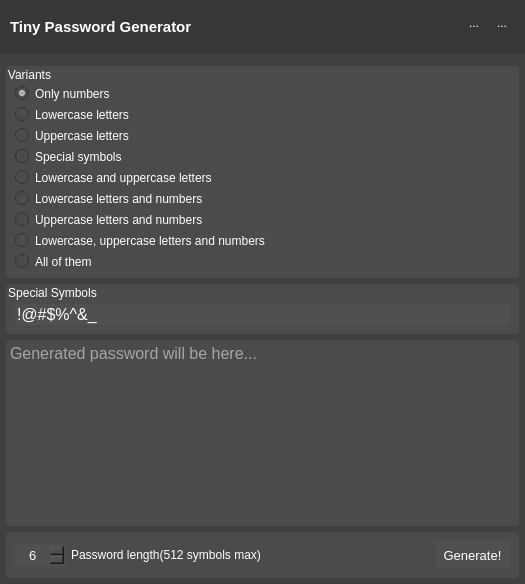
<?xml version="1.0" encoding="UTF-8"?>
<ui version="4.0">
 <class>MainWindow</class>
 <widget class="QMainWindow" name="MainWindow">
  <property name="enabled">
   <bool>true</bool>
  </property>
  <property name="geometry">
   <rect>
    <x>0</x>
    <y>0</y>
    <width>525</width>
    <height>584</height>
   </rect>
  </property>
  <property name="font">
   <font>
    <stylestrategy>PreferDefault</stylestrategy>
   </font>
  </property>
  <property name="contextMenuPolicy">
   <enum>Qt::NoContextMenu</enum>
  </property>
  <property name="windowTitle">
   <string/>
  </property>
  <property name="windowIcon">
   <iconset resource="../TinyPasswordGenerator.qrc">
    <normaloff>:/res/app.ico</normaloff>:/res/app.ico</iconset>
  </property>
  <property name="autoFillBackground">
   <bool>false</bool>
  </property>
  <property name="styleSheet">
   <string notr="true">background-color: rgb(64, 64, 64);
color: rgb(255, 255, 255);
border-style: none;</string>
  </property>
  <widget class="QWidget" name="_center_widget">
   <layout class="QVBoxLayout" name="_center_layout">
    <property name="leftMargin">
     <number>0</number>
    </property>
    <property name="topMargin">
     <number>0</number>
    </property>
    <property name="rightMargin">
     <number>0</number>
    </property>
    <property name="bottomMargin">
     <number>0</number>
    </property>
    <item>
     <widget class="QWidget" name="_header_widget" native="true">
      <property name="minimumSize">
       <size>
        <width>0</width>
        <height>36</height>
       </size>
      </property>
      <property name="maximumSize">
       <size>
        <width>16777215</width>
        <height>60</height>
       </size>
      </property>
      <layout class="QVBoxLayout" name="_header_layout">
       <property name="spacing">
        <number>0</number>
       </property>
       <property name="leftMargin">
        <number>0</number>
       </property>
       <property name="topMargin">
        <number>0</number>
       </property>
       <property name="rightMargin">
        <number>0</number>
       </property>
       <property name="bottomMargin">
        <number>0</number>
       </property>
       <item>
        <widget class="QWidget" name="_toolbar" native="true">
         <property name="minimumSize">
          <size>
           <width>0</width>
           <height>0</height>
          </size>
         </property>
         <property name="maximumSize">
          <size>
           <width>16777215</width>
           <height>16777215</height>
          </size>
         </property>
         <property name="font">
          <font>
           <family>Segoe UI</family>
          </font>
         </property>
         <property name="styleSheet">
          <string notr="true">background-color: rgb(55, 55, 55);
border-style: none;
</string>
         </property>
         <layout class="QHBoxLayout" name="_toolbar_layout">
          <property name="spacing">
           <number>0</number>
          </property>
          <property name="leftMargin">
           <number>0</number>
          </property>
          <property name="topMargin">
           <number>0</number>
          </property>
          <property name="rightMargin">
           <number>0</number>
          </property>
          <property name="bottomMargin">
           <number>0</number>
          </property>
          <item>
           <spacer name="_sizer1">
            <property name="orientation">
             <enum>Qt::Horizontal</enum>
            </property>
            <property name="sizeType">
             <enum>QSizePolicy::Fixed</enum>
            </property>
            <property name="sizeHint" stdset="0">
             <size>
              <width>10</width>
              <height>20</height>
             </size>
            </property>
           </spacer>
          </item>
          <item>
           <widget class="QLabel" name="_header_lbl1">
            <property name="font">
             <font>
              <family>Segoe UI</family>
              <pointsize>11</pointsize>
              <weight>75</weight>
              <bold>true</bold>
              <stylestrategy>PreferAntialias</stylestrategy>
             </font>
            </property>
            <property name="text">
             <string>Tiny Password Generator</string>
            </property>
           </widget>
          </item>
          <item>
           <spacer name="_sizer0">
            <property name="orientation">
             <enum>Qt::Horizontal</enum>
            </property>
            <property name="sizeType">
             <enum>QSizePolicy::Expanding</enum>
            </property>
            <property name="sizeHint" stdset="0">
             <size>
              <width>100</width>
              <height>20</height>
             </size>
            </property>
           </spacer>
          </item>
          <item>
           <widget class="QWidget" name="_window_ctrl_widget" native="true">
            <property name="styleSheet">
             <string notr="true"/>
            </property>
            <layout class="QVBoxLayout" name="_sys_btn_layout">
             <item>
              <widget class="QWidget" name="_window_btn_widget" native="true">
               <property name="styleSheet">
                <string notr="true"/>
               </property>
               <layout class="QHBoxLayout" name="_sys_layout">
                <property name="spacing">
                 <number>2</number>
                </property>
                <property name="leftMargin">
                 <number>1</number>
                </property>
                <property name="topMargin">
                 <number>1</number>
                </property>
                <property name="rightMargin">
                 <number>1</number>
                </property>
                <property name="bottomMargin">
                 <number>1</number>
                </property>
                <item>
                 <widget class="QToolButton" name="_minimize_btn">
                  <property name="minimumSize">
                   <size>
                    <width>26</width>
                    <height>26</height>
                   </size>
                  </property>
                  <property name="text">
                   <string>...</string>
                  </property>
                  <property name="icon">
                   <iconset resource="../TinyPasswordGenerator.qrc">
                    <normaloff>:/res/minimize.png</normaloff>:/res/minimize.png</iconset>
                  </property>
                  <property name="iconSize">
                   <size>
                    <width>20</width>
                    <height>20</height>
                   </size>
                  </property>
                 </widget>
                </item>
                <item>
                 <widget class="QToolButton" name="_close_btn">
                  <property name="minimumSize">
                   <size>
                    <width>26</width>
                    <height>26</height>
                   </size>
                  </property>
                  <property name="text">
                   <string>...</string>
                  </property>
                  <property name="icon">
                   <iconset resource="../TinyPasswordGenerator.qrc">
                    <normaloff>:/res/close.png</normaloff>:/res/close.png</iconset>
                  </property>
                  <property name="iconSize">
                   <size>
                    <width>20</width>
                    <height>20</height>
                   </size>
                  </property>
                 </widget>
                </item>
               </layout>
              </widget>
             </item>
             <item>
              <spacer name="_wnd_ctrl_spacer">
               <property name="orientation">
                <enum>Qt::Vertical</enum>
               </property>
               <property name="sizeHint" stdset="0">
                <size>
                 <width>20</width>
                 <height>40</height>
                </size>
               </property>
              </spacer>
             </item>
            </layout>
           </widget>
          </item>
         </layout>
        </widget>
       </item>
      </layout>
     </widget>
    </item>
    <item>
     <widget class="QWidget" name="_working_widget" native="true">
      <layout class="QVBoxLayout" name="_working_layout">
       <property name="leftMargin">
        <number>6</number>
       </property>
       <property name="topMargin">
        <number>6</number>
       </property>
       <property name="rightMargin">
        <number>6</number>
       </property>
       <property name="bottomMargin">
        <number>6</number>
       </property>
       <item>
        <widget class="QGroupBox" name="_variants_group">
         <property name="styleSheet">
          <string notr="true">background-color: rgb(75, 75, 75);
color: rgb(255, 255, 255);
border-style: solid;
border-radius: 4px;</string>
         </property>
         <property name="title">
          <string>Variants</string>
         </property>
         <layout class="QVBoxLayout" name="_variants_layout">
          <property name="topMargin">
           <number>20</number>
          </property>
          <item>
           <widget class="QRadioButton" name="_radio_numbers">
            <property name="text">
             <string>Only numbers</string>
            </property>
            <property name="checked">
             <bool>true</bool>
            </property>
           </widget>
          </item>
          <item>
           <widget class="QRadioButton" name="_radio_low_letters">
            <property name="text">
             <string>Lowercase letters</string>
            </property>
           </widget>
          </item>
          <item>
           <widget class="QRadioButton" name="_radio_upper_letters">
            <property name="text">
             <string>Uppercase letters</string>
            </property>
           </widget>
          </item>
          <item>
           <widget class="QRadioButton" name="_radio_symbols">
            <property name="text">
             <string>Special symbols</string>
            </property>
           </widget>
          </item>
          <item>
           <widget class="QRadioButton" name="_radio_letters">
            <property name="text">
             <string>Lowercase and uppercase letters</string>
            </property>
           </widget>
          </item>
          <item>
           <widget class="QRadioButton" name="_radio_low_letters_and_numbers">
            <property name="text">
             <string>Lowercase letters and numbers</string>
            </property>
           </widget>
          </item>
          <item>
           <widget class="QRadioButton" name="_radio_upper_letters_and_numbers">
            <property name="text">
             <string>Uppercase letters and numbers</string>
            </property>
           </widget>
          </item>
          <item>
           <widget class="QRadioButton" name="_radio_letters_and_numbers">
            <property name="text">
             <string>Lowercase, uppercase letters and numbers</string>
            </property>
           </widget>
          </item>
          <item>
           <widget class="QRadioButton" name="_radio_all">
            <property name="text">
             <string>All of them</string>
            </property>
           </widget>
          </item>
         </layout>
        </widget>
       </item>
       <item>
        <widget class="QGroupBox" name="_symbols_group">
         <property name="styleSheet">
          <string notr="true">background-color: rgb(75, 75, 75);
color: rgb(255, 255, 255);
border-style: solid;
border-radius: 4px;</string>
         </property>
         <property name="title">
          <string>Special Symbols</string>
         </property>
         <layout class="QVBoxLayout" name="_symbols_layout">
          <property name="topMargin">
           <number>20</number>
          </property>
          <item>
           <widget class="QLineEdit" name="_symbols_line">
            <property name="font">
             <font>
              <pointsize>12</pointsize>
             </font>
            </property>
            <property name="styleSheet">
             <string notr="true">background-color: rgb(80, 80, 80);
color: rgb(255, 255, 255);
border-style: solid;
border-radius: 2px;
border-color: rgb(90, 90, 90);</string>
            </property>
            <property name="text">
             <string>!@#$%^&amp;_</string>
            </property>
           </widget>
          </item>
         </layout>
        </widget>
       </item>
       <item>
        <widget class="QTextEdit" name="_pass_line">
         <property name="font">
          <font>
           <pointsize>12</pointsize>
          </font>
         </property>
         <property name="styleSheet">
          <string notr="true">background-color: rgb(75, 75, 75);
color: rgb(255, 255, 255);
border-style: solid;
border-radius: 4px;</string>
         </property>
         <property name="documentTitle">
          <string/>
         </property>
         <property name="readOnly">
          <bool>true</bool>
         </property>
         <property name="placeholderText">
          <string>Generated password will be here...</string>
         </property>
        </widget>
       </item>
       <item>
        <widget class="QWidget" name="_control_widget" native="true">
         <property name="styleSheet">
          <string notr="true">background-color: rgb(75, 75, 75);
color: rgb(255, 255, 255);
border-style: solid;
border-radius: 4px;</string>
         </property>
         <layout class="QHBoxLayout" name="_control_layout">
          <item>
           <widget class="QSpinBox" name="_length_spin">
            <property name="minimumSize">
             <size>
              <width>50</width>
              <height>24</height>
             </size>
            </property>
            <property name="font">
             <font>
              <pointsize>10</pointsize>
             </font>
            </property>
            <property name="styleSheet">
             <string notr="true">background-color: rgb(80, 80, 80);
color: rgb(255, 255, 255);
border-style: solid;
border-radius: 2px;
border-color: rgb(90, 90, 90);
 </string>
            </property>
            <property name="alignment">
             <set>Qt::AlignCenter</set>
            </property>
            <property name="minimum">
             <number>1</number>
            </property>
            <property name="maximum">
             <number>512</number>
            </property>
            <property name="value">
             <number>6</number>
            </property>
           </widget>
          </item>
          <item>
           <widget class="QLabel" name="_length_label">
            <property name="font">
             <font>
              <pointsize>9</pointsize>
             </font>
            </property>
            <property name="text">
             <string>Password length(512 symbols max)</string>
            </property>
           </widget>
          </item>
          <item>
           <spacer name="_sizer2">
            <property name="orientation">
             <enum>Qt::Horizontal</enum>
            </property>
            <property name="sizeHint" stdset="0">
             <size>
              <width>156</width>
              <height>20</height>
             </size>
            </property>
           </spacer>
          </item>
          <item>
           <widget class="QPushButton" name="_generate_btn">
            <property name="minimumSize">
             <size>
              <width>75</width>
              <height>28</height>
             </size>
            </property>
            <property name="font">
             <font>
              <pointsize>10</pointsize>
             </font>
            </property>
            <property name="styleSheet">
             <string notr="true">background-color: rgb(80, 80, 80);
border-style: solid;
border-radius: 2px;
color: rgb(255, 255, 255);
border-color: rgb(90, 90, 90);
</string>
            </property>
            <property name="text">
             <string>Generate!</string>
            </property>
           </widget>
          </item>
         </layout>
        </widget>
       </item>
      </layout>
     </widget>
    </item>
   </layout>
  </widget>
 </widget>
 <resources>
  <include location="../TinyPasswordGenerator.qrc"/>
 </resources>
 <connections/>
</ui>
